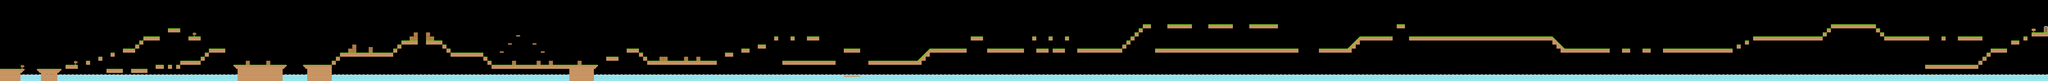

A 2D game scene composited from a Tiled map and its tileset images. What follows is a short description and the map's XML, with each tile layer's data collapsed to a summary:
An orthogonal 500x20 tile map with 70x70 px tiles, 2 tile layers (background, foreground) and 631 objects (459x Item, 125x Floor, 40x Enemy, 5x DieZone, Player, ...).

<map version="1.0" orientation="orthogonal" renderorder="right-down" width="500" height="20" tilewidth="70" tileheight="70">
 <tileset firstgid="1" name="tiles_spritesheet" tilewidth="70" tileheight="70" spacing="2">
  <image source="tiles_spritesheet.png" width="914" height="936" />
 </tileset>
 <layer name="background" width="500" height="20">
  <data>[10000 cells, 1540 non-empty, 16 distinct tile ids]</data>
 </layer>
 <layer name="foreground" width="500" height="20">
  <data>[10000 cells, 8 non-empty, 3 distinct tile ids]</data>
 </layer>
 <objectgroup name="Objects">
  <object name="Player" type="Player" x="92" y="884" width="66" height="92">
   <properties>
    <property name="AnimationDelay" value="0.1" />
    <property name="ClimbCount" value="2" />
    <property name="ClimbPath" value="alienBlue_climb%d.png" />
    <property name="CollisionBitmask" value="2" />
    <property name="DuckCount" value="1" />
    <property name="DuckPath" value="alienBlue_duck%d.png" />
    <property name="DynamicBody" value="true" />
    <property name="GravityEnable" value="true" />
    <property name="HurtCount" value="1" />
    <property name="HurtPath" value="alienBlue_hurt%d.png" />
    <property name="ImageCount" value="1" />
    <property name="ImagePath" value="alienBlue_idle%d.png" />
    <property name="JumpCount" value="1" />
    <property name="JumpPath" value="alienBlue_jump%d.png" />
    <property name="RunCount" value="2" />
    <property name="RunPath" value="alienBlue_walk%d.png" />
    <property name="SwimCount" value="2" />
    <property name="SwimPath" value="alienBlue_swim%d.png" />
   </properties>
  </object>
  <object name="Floor" type="Floor" x="0" y="1192" width="420" height="67">
   <properties>
    <property name="CollisionBitmask" value="3" />
   </properties>
  </object>
  <object name="Floor" type="Floor" x="630" y="1191" width="420" height="69">
   <properties>
    <property name="CollisionBitmask" value="3" />
   </properties>
  </object>
  <object name="Floor" type="Floor" x="1119" y="1123" width="207" height="68">
   <properties>
    <property name="CollisionBitmask" value="3" />
   </properties>
  </object>
  <object name="Floor" type="Floor" x="1471" y="1050" width="68" height="70">
   <properties>
    <property name="CollisionBitmask" value="3" />
   </properties>
  </object>
  <object name="Floor" type="Floor" x="1680" y="980" width="70" height="69">
   <properties>
    <property name="CollisionBitmask" value="3" />
   </properties>
  </object>
  <object name="Floor" type="Floor" x="1890" y="909" width="69" height="71">
   <properties>
    <property name="CollisionBitmask" value="3" />
   </properties>
  </object>
  <object name="Floor" type="Floor" x="1820" y="1191" width="279" height="69">
   <properties>
    <property name="CollisionBitmask" value="3" />
   </properties>
  </object>
  <object name="Floor" type="Floor" x="2100" y="840" width="210" height="70">
   <properties>
    <property name="CollisionBitmask" value="3" />
   </properties>
  </object>
  <object name="Floor" type="Floor" x="2310" y="770" width="69" height="68">
   <properties>
    <property name="CollisionBitmask" value="3" />
   </properties>
  </object>
  <object name="Floor" type="Floor" x="2379" y="700" width="71" height="69">
   <properties>
    <property name="CollisionBitmask" value="3" />
   </properties>
  </object>
  <object name="Floor" type="Floor" x="2450" y="630" width="280" height="69">
   <properties>
    <property name="CollisionBitmask" value="3" />
   </properties>
  </object>
  <object name="Floor" type="Floor" x="2869" y="490" width="211" height="69">
   <properties>
    <property name="CollisionBitmask" value="3" />
   </properties>
  </object>
  <object name="Floor" type="Floor" x="3220" y="631" width="208" height="69">
   <properties>
    <property name="CollisionBitmask" value="3" />
   </properties>
  </object>
  <object name="Floor" type="Floor" x="2240" y="1190" width="280" height="69">
   <properties>
    <property name="CollisionBitmask" value="3" />
   </properties>
  </object>
  <object name="Floor" type="Floor" x="2659" y="1120" width="140" height="70">
   <properties>
    <property name="CollisionBitmask" value="3" />
   </properties>
  </object>
  <object name="Floor" type="Floor" x="2870" y="1121" width="69" height="68">
   <properties>
    <property name="CollisionBitmask" value="" />
   </properties>
  </object>
  <object name="Floor" type="Floor" x="3011" y="1121" width="69" height="67">
   <properties>
    <property name="CollisionBitmask" value="3" />
   </properties>
  </object>
  <object name="Floor" type="Floor" x="3080" y="1051" width="349" height="68">
   <properties>
    <property name="CollisionBitmask" value="3" />
   </properties>
  </object>
  <object name="Floor" type="Floor" x="3431" y="982" width="68" height="68">
   <properties>
    <property name="CollisionBitmask" value="3" />
   </properties>
  </object>
  <object name="Floor" type="Floor" x="3500" y="911" width="69" height="69">
   <properties>
    <property name="CollisionBitmask" value="3" />
   </properties>
  </object>
  <object name="Floor" type="Floor" x="3570" y="840" width="281" height="69">
   <properties>
    <property name="CollisionBitmask" value="3" />
   </properties>
  </object>
  <object name="Floor" type="Floor" x="3990" y="1119" width="909" height="71">
   <properties>
    <property name="CollisionBitmask" value="3" />
   </properties>
  </object>
  <object name="Floor" type="Floor" x="4199" y="1050" width="71" height="70">
   <properties>
    <property name="CollisionBitmask" value="3" />
   </properties>
  </object>
  <object name="Floor" type="Floor" x="4551" y="1051" width="69" height="68">
   <properties>
    <property name="CollisionBitmask" value="3" />
   </properties>
  </object>
  <object name="Floor" type="Floor" x="5181" y="1121" width="488" height="69">
   <properties>
    <property name="CollisionBitmask" value="3" />
   </properties>
  </object>
  <object name="Floor" type="Floor" x="5670" y="1051" width="70" height="69">
   <properties>
    <property name="CollisionBitmask" value="3" />
   </properties>
  </object>
  <object name="Floor" type="Floor" x="5740" y="980" width="70" height="70">
   <properties>
    <property name="CollisionBitmask" value="3" />
   </properties>
  </object>
  <object name="Floor" type="Floor" x="5810" y="910" width="910" height="70">
   <properties>
    <property name="CollisionBitmask" value="3" />
   </properties>
  </object>
  <object name="Floor" type="Floor" x="5950" y="840" width="139" height="69">
   <properties>
    <property name="CollisionBitmask" value="3" />
   </properties>
  </object>
  <object name="Floor" type="Floor" x="6020" y="770" width="69" height="69">
   <properties>
    <property name="CollisionBitmask" value="3" />
   </properties>
  </object>
  <object name="Floor" type="Floor" x="6300" y="815" width="69" height="95">
   <properties>
    <property name="CollisionBitmask" value="3" />
   </properties>
  </object>
  <object name="Floor" type="Floor" x="6721" y="841" width="68" height="69">
   <properties>
    <property name="CollisionBitmask" value="3" />
   </properties>
  </object>
  <object name="Floor" type="Floor" x="6790" y="770" width="70" height="70">
   <properties>
    <property name="CollisionBitmask" value="3" />
   </properties>
  </object>
  <object name="Floor" type="Floor" x="6861" y="700" width="278" height="69">
   <properties>
    <property name="CollisionBitmask" value="3" />
   </properties>
  </object>
  <object name="Floor" type="Floor" x="7001" y="630" width="139" height="70">
   <properties>
    <property name="CollisionBitmask" value="3" />
   </properties>
  </object>
  </objectgroup>
</map>
<!-- 595 of 631 objects omitted -->
